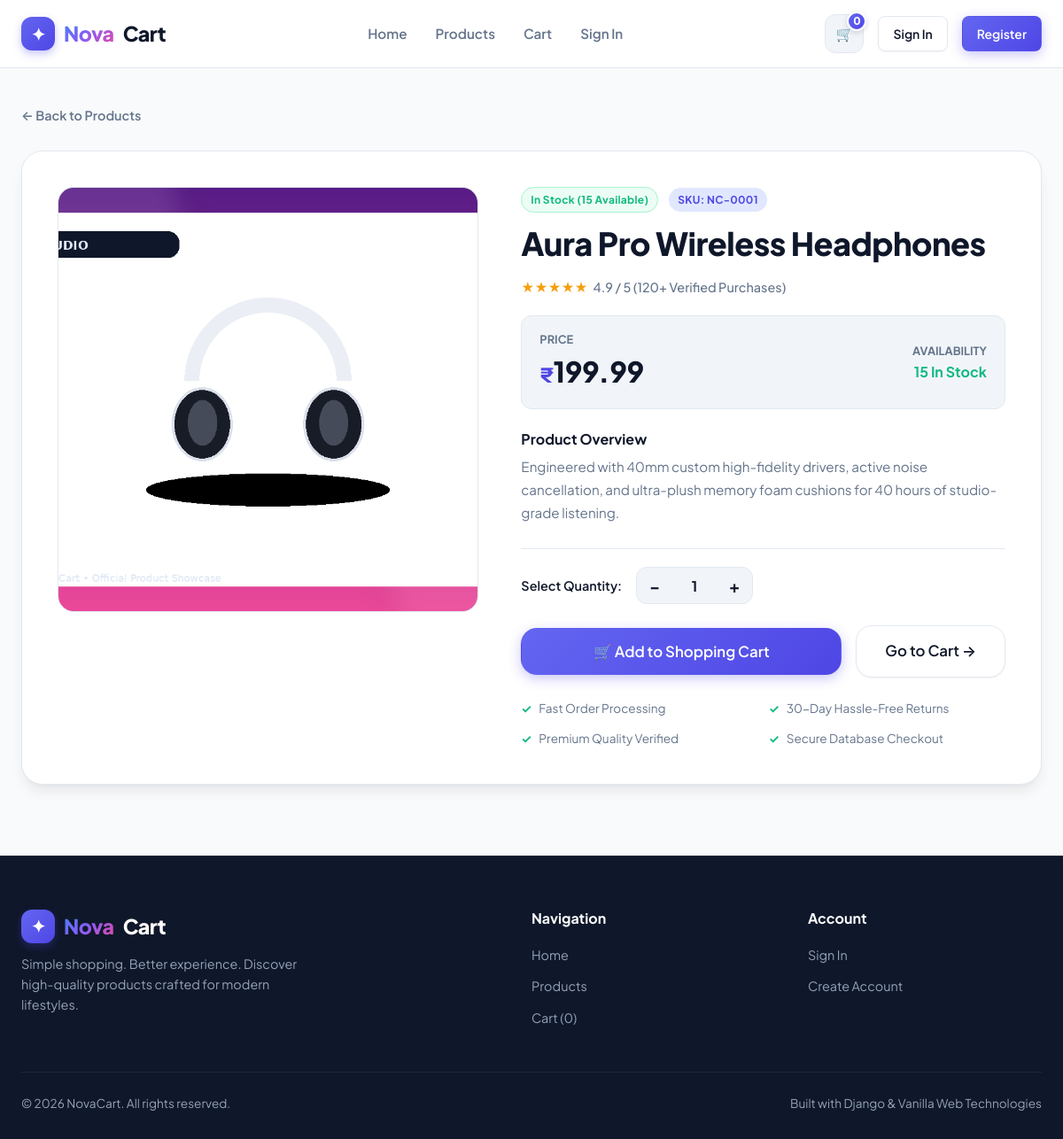
/product/1/, run on the app's committed database.
### store/models.py (models this page shows, shortened)
class Product(models.Model):
    name = models.CharField(max_length=255)
    description = models.TextField()
    price = models.DecimalField(max_digits=10, decimal_places=2)
    image = models.ImageField(upload_to='products/', blank=True, null=True)
    stock = models.PositiveIntegerField(default=0)
    created_at = models.DateTimeField(auto_now_add=True)
    class Meta:
        ordering = ['-created_at']
    @property
    def is_in_stock(self):
        return self.stock > 0

### store/views.py (the view)
# urls.py: path('product/<int:product_id>/', views.product_detail, name='product_detail'),
def product_detail(request, product_id):
    product = get_object_or_404(Product, id=product_id)
    cart = request.session.get('cart', {})
    in_cart_qty = cart.get(str(product.id), 0)
    return render(request, 'store/product_detail.html', {
        'product': product,
        'in_cart_qty': in_cart_qty,
    })

### store/context_processors.py (called while the page is built)
def cart_context(request):
    cart = request.session.get('cart', {})
    total_items = 0
    if isinstance(cart, dict):
        for pid, qty in cart.items():
            if isinstance(qty, int):
                total_items += qty
            elif isinstance(qty, str) and qty.isdigit():
                total_items += int(qty)
    return {
        'cart_total_items': total_items,
    }

### store/templates/store/product_detail.html (shortened to what this page needs)
{% extends 'store/base.html' %}
{% load static %}
{% block content %}
<div class="product-detail-section">
  <div class="container">
    <a href="{% url 'home' %}#products" class="back-nav-link" id="backToProductsLink">
      ← Back to Products
    </a>
    <div class="product-detail-card">
      <div class="detail-gallery">
        {% if product.image %}
        <img src="{{ product.image.url }}" alt="{{ product.name }}" id="detailProductImage"
          onerror="this.style.display='none'; this.nextElementSibling.style.display='flex';">
        {% else %}
        <div class="img-fallback-box" style="font-size: 5rem;">
          🛍️
        </div>
        {% endif %}
      </div>
      <div class="detail-info">
        <div class="detail-meta-header">
          {% if product.stock == 0 %}
          <span class="badge badge-danger">
            Out of stock
          </span>
          {% elif product.stock <= 3 %} <span class="badge badge-warning">
            Only {{ product.stock }} left
            </span>
            {% else %}
            <span class="badge badge-success">
              In Stock ({{ product.stock }} available)
            </span>
            {% endif %}
            <span class="badge badge-primary">
              SKU: NC-{{ product.id|stringformat:"04d" }}
            </span>
        </div>
        <h1 class="detail-title" id="productTitle">
          {{ product.name }}
        </h1>
        <div class="detail-rating">
          <span>★★★★★</span>
          <span class="rating-count">
            4.9 / 5 (120+ Verified Purchases)
          </span>
        </div>
        <div class="detail-price-box">
          <div>
            <div style="font-size: 0.8rem; text-transform: uppercase; color: var(--text-muted); font-weight: 700;">
              Price
            </div>
            <div class="detail-price">
              <span>₹</span>{{ product.price }}
            </div>
          </div>
          <div style="text-align: right;">
            <div style="font-size: 0.8rem; text-transform: uppercase; color: var(--text-muted); font-weight: 700;">
              Availability
            </div>
            {% if product.is_in_stock %}
            <div style="font-size: 1rem; font-weight: 700; color: var(--success);">
              {{ product.stock }} In Stock
            </div>
            {% else %}
            <div style="font-size: 1rem; font-weight: 700; color: var(--danger);">
              Sold Out
            </div>
            {% endif %}
          </div>
        </div>
        <div>
          <h4 class="detail-description-title">
            Product Overview
          </h4>
          <p class="detail-description">
            {{ product.description }}
          </p>
        </div>
        <div class="detail-purchase-form">
          {% if product.is_in_stock %}
          <form action="{% url 'add_to_cart' product.id %}" method="POST" id="detailAddToCartForm">
            <div class="quantity-control-wrap">
              <span class="qty-label">
                Select Quantity:
              </span>
              <div class="qty-stepper">
                <button type="button" class="qty-btn qty-btn-minus" aria-label="Decrease quantity">
                  −
                </button>
                <input type="number" name="quantity" class="qty-input" value="1" min="1" max="{{ product.stock }}"
                  id="productQtyInput">
                <button type="button" class="qty-btn qty-btn-plus" aria-label="Increase quantity">
                  +
                </button>
              </div>
            </div>
            <div style="display: flex; gap: 16px; align-items: center; flex-wrap: wrap;">
              <button type="submit" class="btn btn-primary btn-lg" style="flex: 1;" id="detailAddToCartBtn">
                🛒 Add to Shopping Cart
              </button>
              <a href="{% url 'cart' %}" class="btn btn-secondary btn-lg">
                Go to Cart →
              </a>
            </div>
          </form>
          {% endif %}
          <div class="detail-trust-bullets">
            <div class="trust-bullet">
              <span>✓</span>
              Fast Order Processing
            </div>
            <div class="trust-bullet">
              <span>✓</span>
              30-Day Hassle-Free Returns
            </div>
            <div class="trust-bullet">
              <span>✓</span>
              Premium Quality Verified
            </div>
            <div class="trust-bullet">
              <span>✓</span>
              Secure Database Checkout
            </div>
          </div>
        </div>
      </div>
    </div>
  </div>
</div>
{% endblock %}

### data on the page
Product: image (picture), stock "15", id "0001", name "Aura Pro Wireless Headphones", price "199.99", description "Engineered with 40mm custom high-fidelity drivers, active noise cancellation, and ultra-plush memory foam cushions for 40 hours of studio-grade listening."

### other printed values
{{ cart_total_items|default:0 }} "0"
